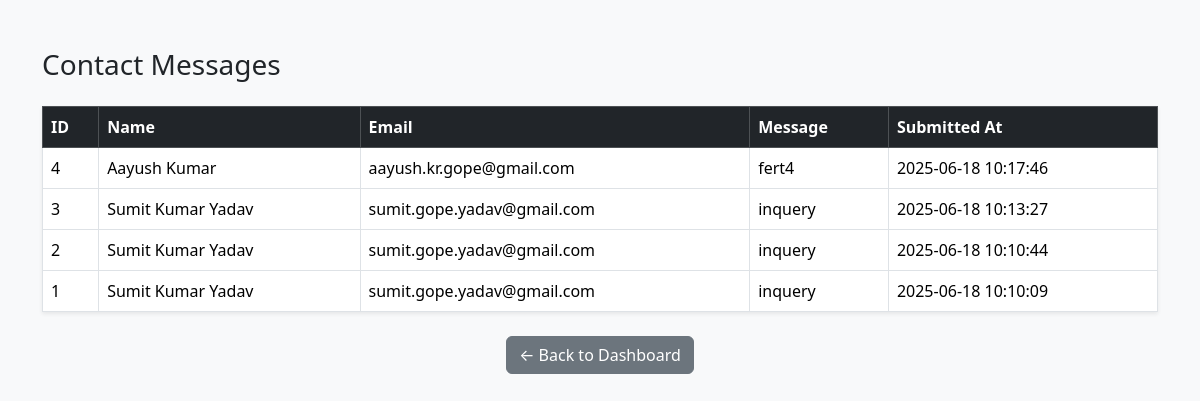
Page /admin/view_contacts.php (signed in) on the committed database.
### tables this page shows
CREATE TABLE `contacts` (
  `id` int(11) NOT NULL,
  `name` varchar(100) DEFAULT NULL,
  `email` varchar(100) DEFAULT NULL,
  `message` text DEFAULT NULL,
  `submitted_at` timestamp NOT NULL DEFAULT current_timestamp()
);

### admin/view_contacts.php (the view, shortened to what this page needs)
<?php
require '../db.php';
$result = $conn->query("SELECT * FROM contacts ORDER BY submitted_at DESC");
?>
<!DOCTYPE html>
<html>
<head>
  <link rel="stylesheet" href="https://cdn.jsdelivr.net/npm/bootstrap@5.3.6/dist/css/bootstrap.min.css">
</head>
<body class="bg-light">
<div class="container mt-5">
  <h3 class="mb-4">Contact Messages</h3>
  <?php if ($result->num_rows > 0): ?>
    <table class="table table-bordered table-hover bg-white shadow-sm">
      <thead class="table-dark">
        <tr>
          <th>ID</th>
          <th>Name</th>
          <th>Email</th>
          <th>Message</th>
          <th>Submitted At</th>
        </tr>
      </thead>
      <tbody>
        <?php while ($row = $result->fetch_assoc()): ?>
          <tr>
            <td><?= $row['id'] ?></td>
            <td><?= htmlspecialchars($row['name']) ?></td>
            <td><?= htmlspecialchars($row['email']) ?></td>
            <td><?= nl2br(htmlspecialchars($row['message'])) ?></td>
            <td><?= $row['submitted_at'] ?></td>
          </tr>
        <?php endwhile; ?>
      </tbody>
    </table>
  <?php else: ?>
    <div class="alert alert-warning">No contact messages found.</div>
  <?php endif; ?>
     <div class="text-center mt-4">
        <a href="dashboard.php" class="btn btn-secondary">← Back to Dashboard</a>
    </div>
</div>
</body>
</html>

### rows in the picture
contacts: id "4", name "Aayush Kumar", email "aayush.kr.gope@gmail.com", message "fert4", submitted_at "2025-06-18 10:17:46"
contacts: id "3", name "Sumit Kumar Yadav", email "sumit.gope.yadav@gmail.com", message "inquery", submitted_at "2025-06-18 10:13:27"
contacts: id "2", name "Sumit Kumar Yadav", email "sumit.gope.yadav@gmail.com", message "inquery", submitted_at "2025-06-18 10:10:44"
contacts: id "1", name "Sumit Kumar Yadav", email "sumit.gope.yadav@gmail.com", message "inquery", submitted_at "2025-06-18 10:10:09"
